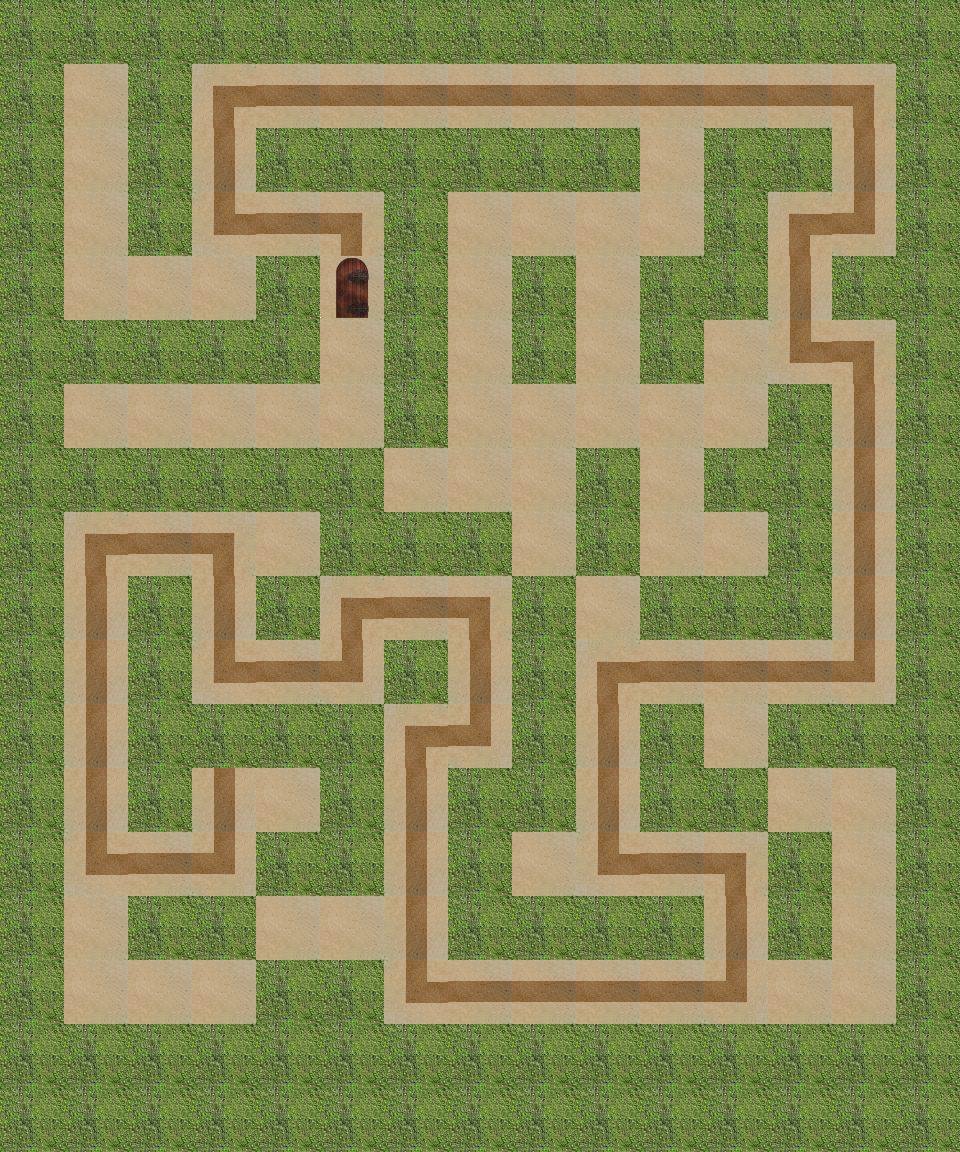

A level layout from a 2D game, rendered from its tile map. Below: a short description, then the map file with tile-grid data replaced by summaries:
An orthogonal 15x18 tile map with 64x64 px tiles, 4 tile layers (path, wall, hint, end), 1 hidden layer not drawn.

<map version="1.0" orientation="orthogonal" renderorder="right-down" width="15" height="18" tilewidth="64" tileheight="64">
 <properties>
  <property name="bestTimePossible" value="21" />
  <property name="viewSize" value="5" />
 </properties>
 <tileset firstgid="1" name="sandbush" tilewidth="64" tileheight="64">
  <image source="sandbush.png" width="256" height="192" />
 </tileset>
 <layer name="path" width="15" height="18">
  <data>[270 cells, 118 non-empty, 1 distinct tile ids]</data>
 </layer>
 <layer name="wall" width="15" height="18">
  <data>[270 cells, 152 non-empty, 1 distinct tile ids]</data>
 </layer>
 <layer name="hint" width="15" height="18">
  <data>[270 cells, 66 non-empty, 6 distinct tile ids]</data>
 </layer>
 <layer name="start" width="15" height="18" visible="0">
  <data>[270 cells, 1 non-empty, 1 distinct tile ids]</data>
 </layer>
 <layer name="end" width="15" height="18">
  <data>[270 cells, 1 non-empty, 1 distinct tile ids]</data>
 </layer>
</map>
